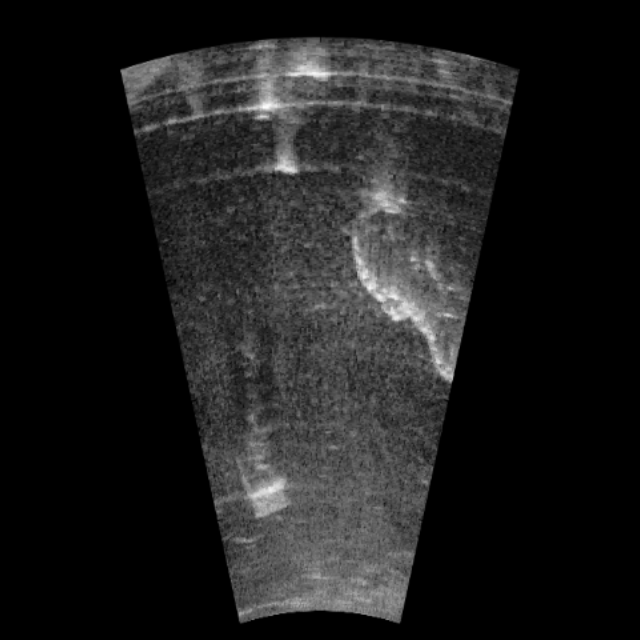
#> input picture data/test_sonar_images/marine-debris-aris3k-64.png, 640 x 640 px
$ python -i quality_metrics.py   (imports and definitions only)   (older library calls are emulated)
#> lines starting #> are read from the running program, lines starting #| are printed output that depends on the picture
#> further down, picture is the input picture: shape (640, 640, 3); min 0, max 251, mean 29.7
"""
Acoustic Image Quality Metrics (Non-Reference and Comparative Diagnostics).
Calculates scientifically meaningful statistics across raw and enhanced representations.
"""

from typing import Dict, Any, Optional
import numpy as np
import cv2


def compute_brenner_gradient(image_f: np.ndarray) -> float:
    """Computes Brenner's gradient focus/sharpness metric (sum of squared differences of 2nd pixel distance)."""
    h, w = image_f.shape
    if h < 3 or w < 3:
        return 0.0
    diff = (image_f[:, 2:] - image_f[:, :-2]) ** 2
    return float(np.mean(diff))


def compute_tenengrad(image_f: np.ndarray) -> float:
    """Computes Tenengrad gradient metric using Sobel operators."""
    gx = cv2.Sobel(image_f, cv2.CV_32F, 1, 0, ksize=3)
    gy = cv2.Sobel(image_f, cv2.CV_32F, 0, 1, ksize=3)
    mag_sq = gx ** 2 + gy ** 2
    return float(np.mean(mag_sq))


def compute_acoustic_quality_metrics(image: np.ndarray, is_raw: bool = False) -> Dict[str, Any]:
    """
    Computes non-reference statistical quality metrics on a 2D grayscale array [0, 1] or uint8 [0, 255].
    """
#> called with is_raw = False
    if image is None or image.size == 0:
        return {
            "mean_intensity": 0.0,
            "std_intensity": 0.0,
            "dynamic_range": 0.0,
            "rms_contrast": 0.0,
            "entropy": 0.0,
            "edge_density": 0.0,
            "brenner_gradient": 0.0,
            "tenengrad": 0.0,
            "enl_diagnostic": None,
        }

    # Ensure 2D float in [0, 1]
    if image.ndim == 3:
        image = cv2.cvtColor(image, cv2.COLOR_BGR2GRAY)

    img_f = image.astype(np.float32)
    if img_f.max() > 1.0:
        img_f = img_f / 255.0
    img_f = np.clip(img_f, 0.0, 1.0)

    # 1. Intensity statistics
    mean_val = float(np.mean(img_f))
#> mean_val = 0.116
    std_val = float(np.std(img_f))
#> std_val = 0.165

    # 2. Dynamic range (1st to 99th percentile to exclude dead pixels/outliers)
    p1 = float(np.percentile(img_f, 1))
#> p1 = 0
    p99 = float(np.percentile(img_f, 99))
#> p99 = 0.616
    dynamic_range = round(p99 - p1, 4)
#> dynamic_range = 0.616

    # 3. RMS Contrast
    rms_contrast = round(std_val, 4)
#> rms_contrast = 0.165

    # 4. Shannon Entropy (bits per pixel on 256 bins)
    img_u8 = (img_f * 255.0).astype(np.uint8)
    hist, _ = np.histogram(img_u8, bins=256, range=(0, 256), density=True)
#> hist = 256 values, max 0.598 at index 0, min 0 at index 247, mean 0.00391
    hist = hist[hist > 0]
#> hist = 251 values, max 0.598 at index 0, min 2.44e-06 at index 245, mean 0.00398
    entropy = float(-np.sum(hist * np.log2(hist))) if len(hist) > 0 else 0.0
#> entropy = 3.79

    # 5. Edge Density via Sobel gradients
    sobelx = cv2.Sobel(img_f, cv2.CV_32F, 1, 0, ksize=3)
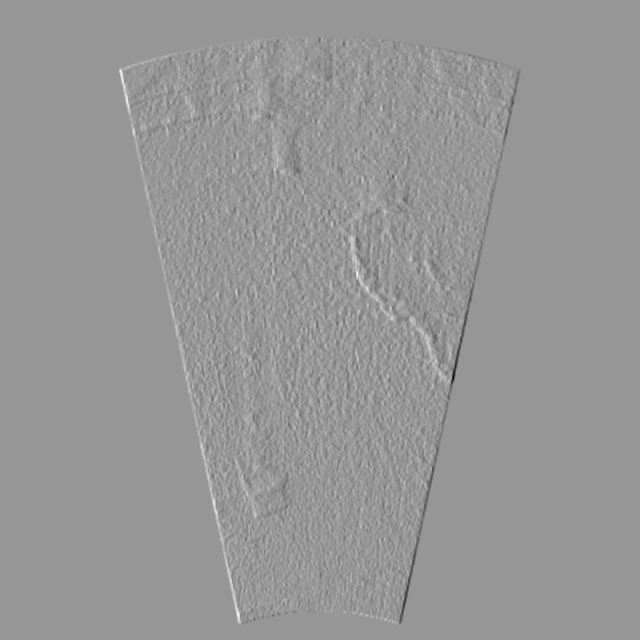
#> sobelx: shape (640, 640) float32; min -2.66, max 1.84, mean 1.57e-11; drawn with min black and max white
    sobely = cv2.Sobel(img_f, cv2.CV_32F, 0, 1, ksize=3)
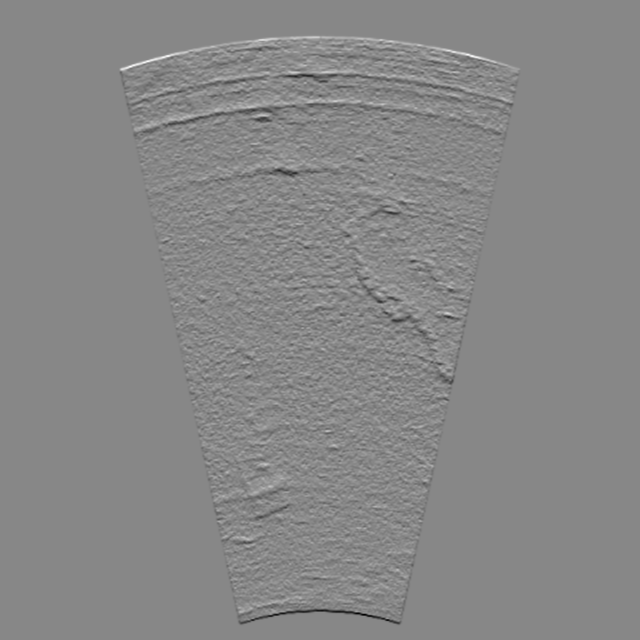
#> sobely: shape (640, 640) float32; min -2.13, max 1.88, mean 2.98e-10; drawn with min black and max white
    magnitude = np.sqrt(sobelx ** 2 + sobely ** 2)
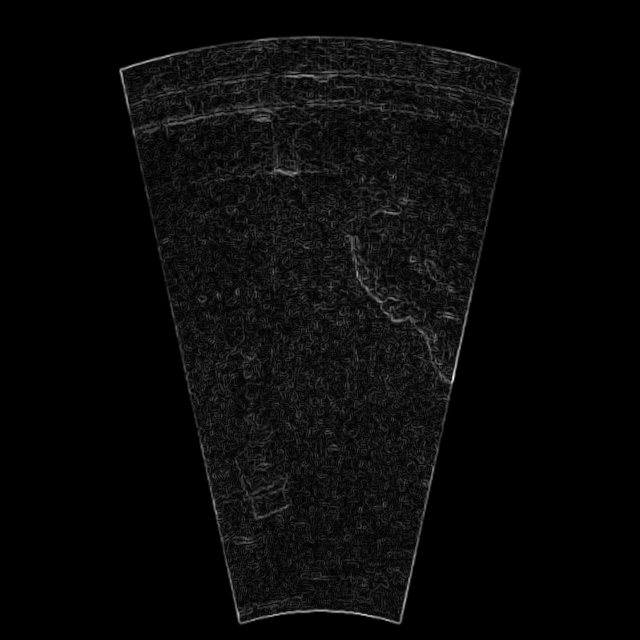
#> magnitude: shape (640, 640) float32; min 0, max 2.7, mean 0.0998; drawn with min black and max white
    edge_thresh = 0.15
    edge_density = float(np.mean(magnitude > edge_thresh))
#> edge_density = 0.275

    # 6. Sharpness metrics
    brenner = compute_brenner_gradient(img_f)
#> brenner = 0.00126
    tenengrad = compute_tenengrad(img_f)
#> in compute_tenengrad, `mag_sq = gx ** 2 + gy ** 2`:
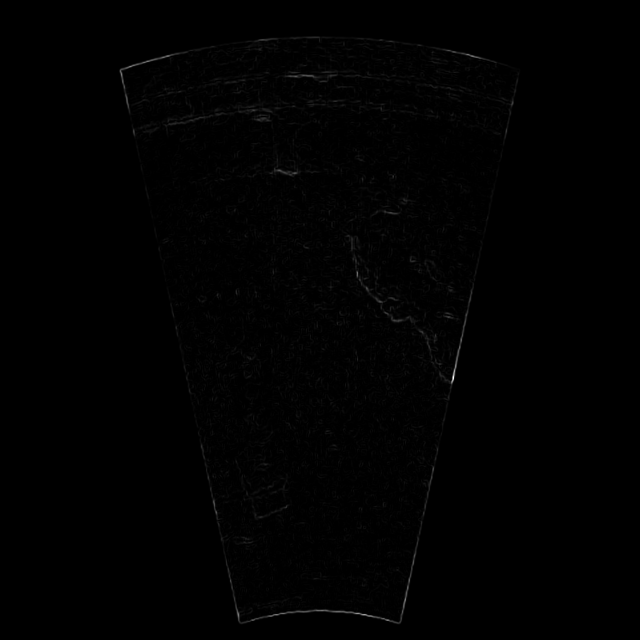
#> mag_sq: shape (640, 640) float32; min 0, max 7.3, mean 0.0377; drawn with min black and max white
#> tenengrad = 0.0377

    # 7. ENL Diagnostic (Equivalent Number of Looks)
    enl = None
    h, w = img_f.shape
#> h = 640; w = 640
    if h >= 32 and w >= 32:
        step = 16
        enls = []
        for y in range(0, h - 32, step):
            for x in range(0, w - 32, step):
                win = img_f[y:y+32, x:x+32]
                m = float(np.mean(win))
                s = float(np.std(win))
                if m > 0.1 and s > 0.01:
                    cov = s / m
                    if cov < 0.35:
                        enls.append((m ** 2) / (s ** 2))
#> win: shape (32, 32) float32; every value is 0
#> after the loop, enls = 471 values, max 126 at index 439, min 8.21 at index 85, mean 25.33
        if enls:
            enl = round(float(np.median(enls)), 2)
#> enl = 18.41

    return {
        "mean_intensity": round(mean_val, 4),
        "std_intensity": round(std_val, 4),
        "dynamic_range": dynamic_range,
        "rms_contrast": rms_contrast,
        "entropy": round(entropy, 4),
        "edge_density": round(edge_density, 4),
        "brenner_gradient": round(brenner, 6),
        "tenengrad": round(tenengrad, 6),
        "enl_diagnostic": enl,
    }


def compute_comparative_quality_metrics(raw_image: np.ndarray, enhanced_image: np.ndarray) -> Dict[str, Any]:
    """Computes individual and delta comparative quality metrics across raw and enhanced frames."""
    raw_m = compute_acoustic_quality_metrics(raw_image, is_raw=True)
    enh_m = compute_acoustic_quality_metrics(enhanced_image, is_raw=False)

    contrast_gain = round(enh_m["rms_contrast"] - raw_m["rms_contrast"], 4)
    entropy_delta = round(enh_m["entropy"] - raw_m["entropy"], 4)
    dynamic_range_gain = round(enh_m["dynamic_range"] - raw_m["dynamic_range"], 4)

    raw_tenengrad = max(raw_m["tenengrad"], 1e-6)
    sharpness_ratio = round(enh_m["tenengrad"] / raw_tenengrad, 2)

    return {
        "raw": raw_m,
        "enhanced": enh_m,
        "delta": {
            "contrast_gain": contrast_gain,
            "entropy_delta": entropy_delta,
            "dynamic_range_gain": dynamic_range_gain,
            "sharpness_ratio": sharpness_ratio,
        },
    }

>>> import cv2
>>> picture = cv2.imread('../../../data/test_sonar_images/marine-debris-aris3k-64.png')
>>> result = compute_acoustic_quality_metrics(picture)
#> result = 9 items

$ run again, on data/test_sonar_images/marine-debris-aris3k-66.png
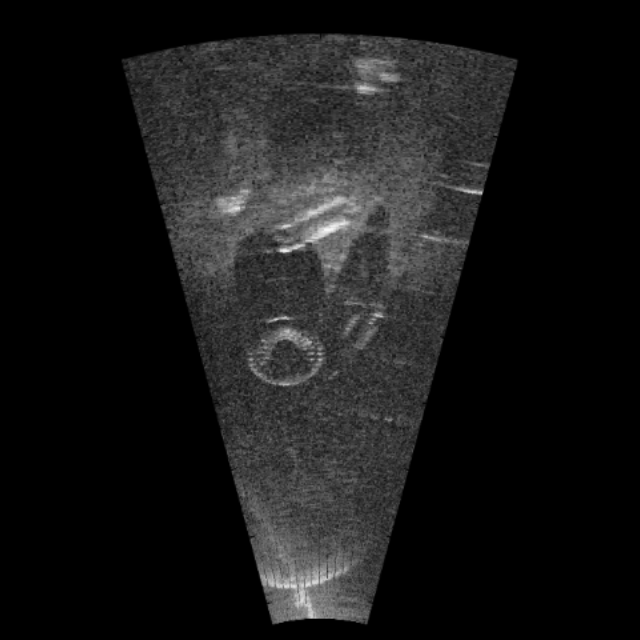
#> input picture data/test_sonar_images/marine-debris-aris3k-66.png, 640 x 640 px
#> picture is the input picture: shape (640, 640, 3); min 0, max 249, mean 24.2
#> mean_val = 0.0947
#> std_val = 0.142
#> p1 = 0
#> p99 = 0.529
#> rms_contrast = 0.142
#> in compute_acoustic_quality_metrics, `hist, _ = np.histogram(img_u8, bins=256, range=(0, 256), density=True)`: hist = 256 values, max 0.64 at index 0, min 0 at index 238, mean 0.00391
#> in compute_acoustic_quality_metrics, `hist = hist[hist > 0]`: hist = 247 values, max 0.64 at index 0, min 2.44e-06 at index 238, mean 0.00405
#> entropy = 3.32
#> in compute_acoustic_quality_metrics, `sobely = cv2.Sobel(img_f, cv2.CV_32F, 0, 1, ksize=3)`:
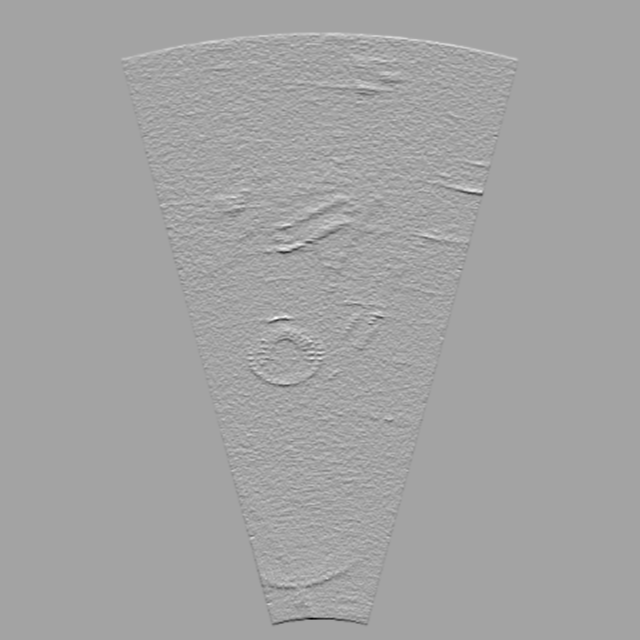
#> sobely: shape (640, 640) float32; min -3.12, max 1.75, mean 1.49e-10; drawn with min black and max white
#> edge_density = 0.25
#> brenner = 0.00107
#> in compute_tenengrad, `mag_sq = gx ** 2 + gy ** 2`:
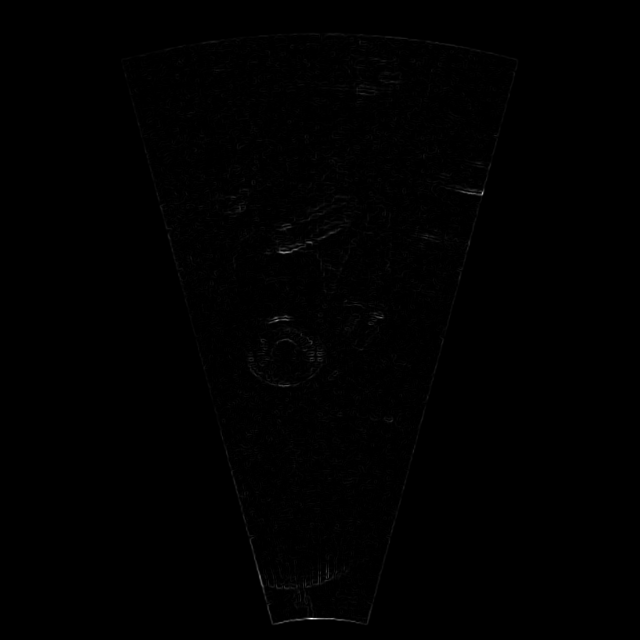
#> mag_sq: shape (640, 640) float32; min 0, max 9.75, mean 0.0329; drawn with min black and max white
#> tenengrad = 0.0329
#> after the loop in compute_acoustic_quality_metrics, `for y in range(0, h - 32, step):`: enls = 438 values, max 64.55 at index 173, min 8.23 at index 311, mean 23.23
#> enl = 22.74
#> result = 9 items
